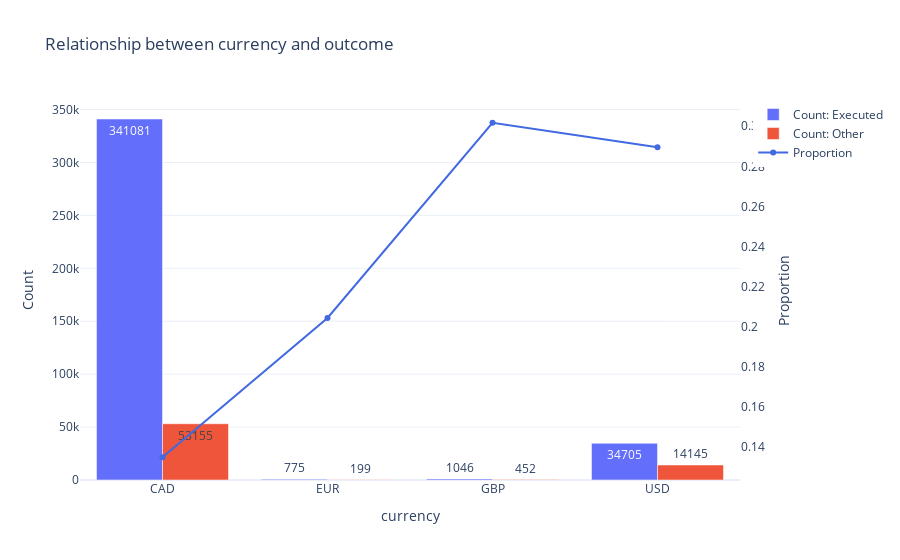
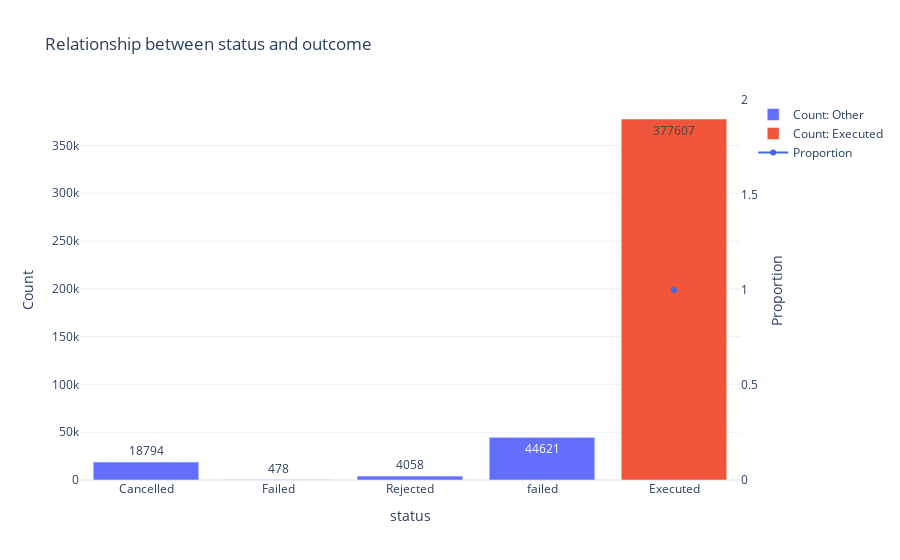
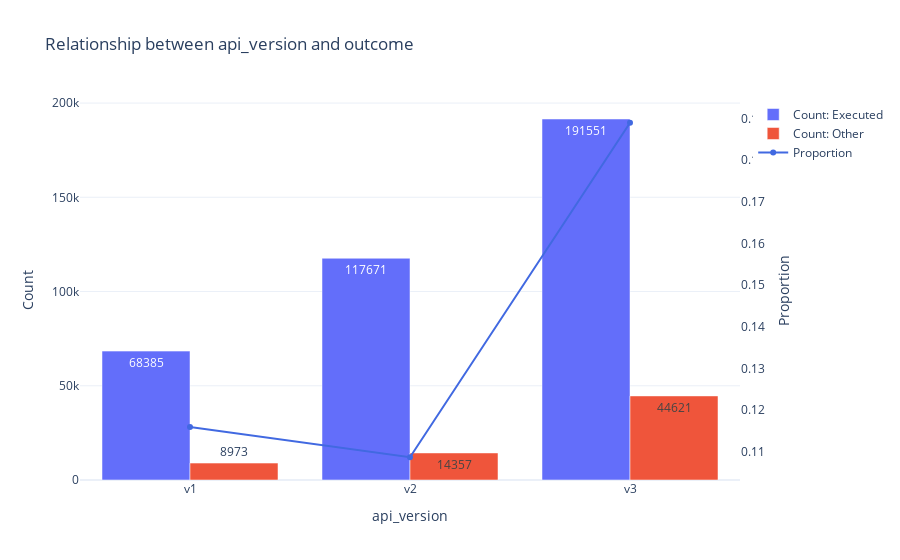
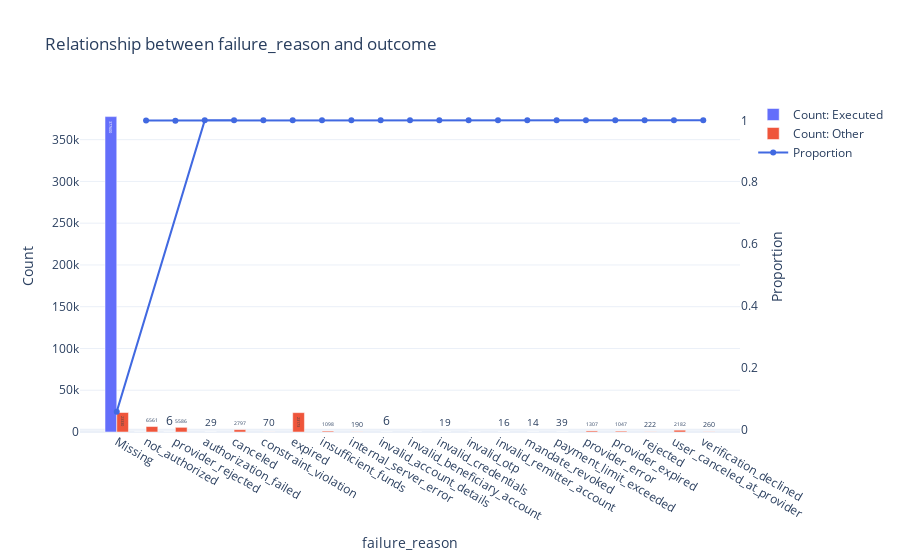

Source (notebook cell) for these figures, in order:
### Markdown cell above
Most of the time columns will result in leakage, as the model will figure out e.g someone that has not been initiated or authorised has not been executed. It does not make sense to include these as predictors. The following visualises the count and proportions for various candidate predictors:

### Code cell
import plotly.graph_objects as go
import pandas as pd

# Function to create dual-axis bar and line plots for categorical columns
def plot_categorical_relationships_dual_axis(data, categorical_columns, outcome):
    for col in categorical_columns:
        if data[col].nunique() <= 30:  # Limit to a maximum of 10 unique categories for better readability
            # Create a new DataFrame for the plot
            plot_data = data.groupby([col, outcome]).size().reset_index(name='count')

            # Calculate proportions
            total_counts = plot_data.groupby(col)['count'].sum().reset_index(name='total_count')
            plot_data = plot_data.merge(total_counts, on=col)
            plot_data['proportion'] = plot_data['count'] / plot_data['total_count']

            # Create the figure
            fig = go.Figure()

            # Add bars for count
            for outcome_value in plot_data[outcome].unique():
                filtered_data = plot_data[plot_data[outcome] == outcome_value]
                fig.add_trace(go.Bar(
                    x=filtered_data[col],
                    y=filtered_data['count'],
                    name=f'Count: {outcome_value}',
                    text=filtered_data['count'],
                    textposition='auto'
                ))

            # Add line for proportion on the secondary y-axis
            fig.add_trace(go.Scatter(
                x=filtered_data[col],
                y=filtered_data['proportion'],
                name='Proportion',
                mode='lines+markers',
                yaxis='y2',
                line=dict(color='royalblue', width=2),
                text=filtered_data['proportion'].round(2),
                textposition='top center'
            ))

            # Update layout
            fig.update_layout(
                title=f'Relationship between {col} and {outcome}',
                xaxis_title=col,
                yaxis_title='Count',
                yaxis2=dict(title='Proportion', overlaying='y', side='right', showgrid=False),
                barmode='group',
                template='plotly_white'
            )

            fig.show()

# List of categorical columns (replace this with your actual object columns list)
categorical_cols = [
    'currency',
    'status',
    'api_version',
    'failure_reason',
    'failure_stage',
    'vertical',
    'connectivity_type',
    'country_id'
]

# Call the function
plot_categorical_relationships_dual_axis(data, categorical_cols, 'outcome')

### Figure 1 — Plotly figure (JSON) as saved in the notebook; plotly's stock layout.template omitted (floating-point values rounded to 4 significant figures)
{"data": [{"name": "Count: Executed", "text": [341081, 775, 1046, 34705], "textposition": "auto", "type": "bar", "x": ["CAD", "EUR", "GBP", "USD"], "y": [341081, 775, 1046, 34705]}, {"name": "Count: Other", "text": [53155, 199, 452, 14145], "textposition": "auto", "type": "bar", "x": ["CAD", "EUR", "GBP", "USD"], "y": [53155, 199, 452, 14145]}, {"line": {"color": "royalblue", "width": 2}, "mode": "lines+markers", "name": "Proportion", "text": [0.13, 0.2, 0.3, 0.29], "textposition": "top center", "type": "scatter", "x": ["CAD", "EUR", "GBP", "USD"], "y": [0.1348, 0.2043, 0.3017, 0.2896], "yaxis": "y2"}], "layout": {"barmode": "group", "title": {"text": "Relationship between currency and outcome"}, "xaxis": {"title": {"text": "currency"}}, "yaxis": {"title": {"text": "Count"}}, "yaxis2": {"overlaying": "y", "showgrid": false, "side": "right", "title": {"text": "Proportion"}}}}

### Figure 2 — Plotly figure (JSON) as saved in the notebook; plotly's stock layout.template omitted (floating-point values rounded to 4 significant figures)
{"data": [{"name": "Count: Other", "text": [18794, 478, 4058, 44621], "textposition": "auto", "type": "bar", "x": ["Cancelled", "Failed", "Rejected", "failed"], "y": [18794, 478, 4058, 44621]}, {"name": "Count: Executed", "text": [377607], "textposition": "auto", "type": "bar", "x": ["Executed"], "y": [377607]}, {"line": {"color": "royalblue", "width": 2}, "mode": "lines+markers", "name": "Proportion", "text": [1], "textposition": "top center", "type": "scatter", "x": ["Executed"], "y": [1], "yaxis": "y2"}], "layout": {"barmode": "group", "title": {"text": "Relationship between status and outcome"}, "xaxis": {"title": {"text": "status"}}, "yaxis": {"title": {"text": "Count"}}, "yaxis2": {"overlaying": "y", "showgrid": false, "side": "right", "title": {"text": "Proportion"}}}}

### Figure 3 — Plotly figure (JSON) as saved in the notebook; plotly's stock layout.template omitted (floating-point values rounded to 4 significant figures)
{"data": [{"name": "Count: Executed", "text": [68385, 117671, 191551], "textposition": "auto", "type": "bar", "x": ["v1", "v2", "v3"], "y": [68385, 117671, 191551]}, {"name": "Count: Other", "text": [8973, 14357, 44621], "textposition": "auto", "type": "bar", "x": ["v1", "v2", "v3"], "y": [8973, 14357, 44621]}, {"line": {"color": "royalblue", "width": 2}, "mode": "lines+markers", "name": "Proportion", "text": [0.12, 0.11, 0.19], "textposition": "top center", "type": "scatter", "x": ["v1", "v2", "v3"], "y": [0.116, 0.1087, 0.1889], "yaxis": "y2"}], "layout": {"barmode": "group", "title": {"text": "Relationship between api_version and outcome"}, "xaxis": {"title": {"text": "api_version"}}, "yaxis": {"title": {"text": "Count"}}, "yaxis2": {"overlaying": "y", "showgrid": false, "side": "right", "title": {"text": "Proportion"}}}}

### Figure 4 — Plotly figure (JSON) as saved in the notebook; plotly's stock layout.template omitted (floating-point values rounded to 4 significant figures)
{"data": [{"name": "Count: Executed", "text": [377600, 1, 6], "textposition": "auto", "type": "bar", "x": ["Missing", "not_authorized", "provider_rejected"], "y": [377600, 1, 6]}, {"name": "Count: Other", "text": [23330, 29, 2797, 70, 23173, 1098, 190, 6, 3, 19, 2, 16, 14, 6561, 39, 1307, 1047, 5586, 222, 2182, 260], "textposition": "auto", "type": "bar", "x": ["Missing", "authorization_failed", "canceled", "constraint_violation", "expired", "insufficient_funds", "internal_server_error", "invalid_account_details", "invalid_beneficiary_account", "invalid_credentials", "invalid_otp", "invalid_remitter_account", "mandate_revoked", "not_authorized", "payment_limit_exceeded", "provider_error", "provider_expired", "provider_rejected", "rejected", "user_canceled_at_provider", "verification_declined"], "y": [23330, 29, 2797, 70, 23173, 1098, 190, 6, 3, 19, 2, 16, 14, 6561, 39, 1307, 1047, 5586, 222, 2182, 260]}, {"line": {"color": "royalblue", "width": 2}, "mode": "lines+markers", "name": "Proportion", "text": [0.06, 1, 1, 1, 1, 1, 1, 1, 1, 1, 1, 1, 1, 1, 1, 1, 1, 1, 1, 1, 1], "textposition": "top center", "type": "scatter", "x": ["Missing", "authorization_failed", "canceled", "constraint_violation", "expired", "insufficient_funds", "internal_server_error", "invalid_account_details", "invalid_beneficiary_account", "invalid_credentials", "invalid_otp", "invalid_remitter_account", "mandate_revoked", "not_authorized", "payment_limit_exceeded", "provider_error", "provider_expired", "provider_rejected", "rejected", "user_canceled_at_provider", "verification_declined"], "y": [0.05819, 1, 1, 1, 1, 1, 1, 1, 1, 1, 1, 1, 1, 0.9998, 1, 1, 1, 0.9989, 1, 1, 1], "yaxis": "y2"}], "layout": {"barmode": "group", "title": {"text": "Relationship between failure_reason and outcome"}, "xaxis": {"title": {"text": "failure_reason"}}, "yaxis": {"title": {"text": "Count"}}, "yaxis2": {"overlaying": "y", "showgrid": false, "side": "right", "title": {"text": "Proportion"}}}}
